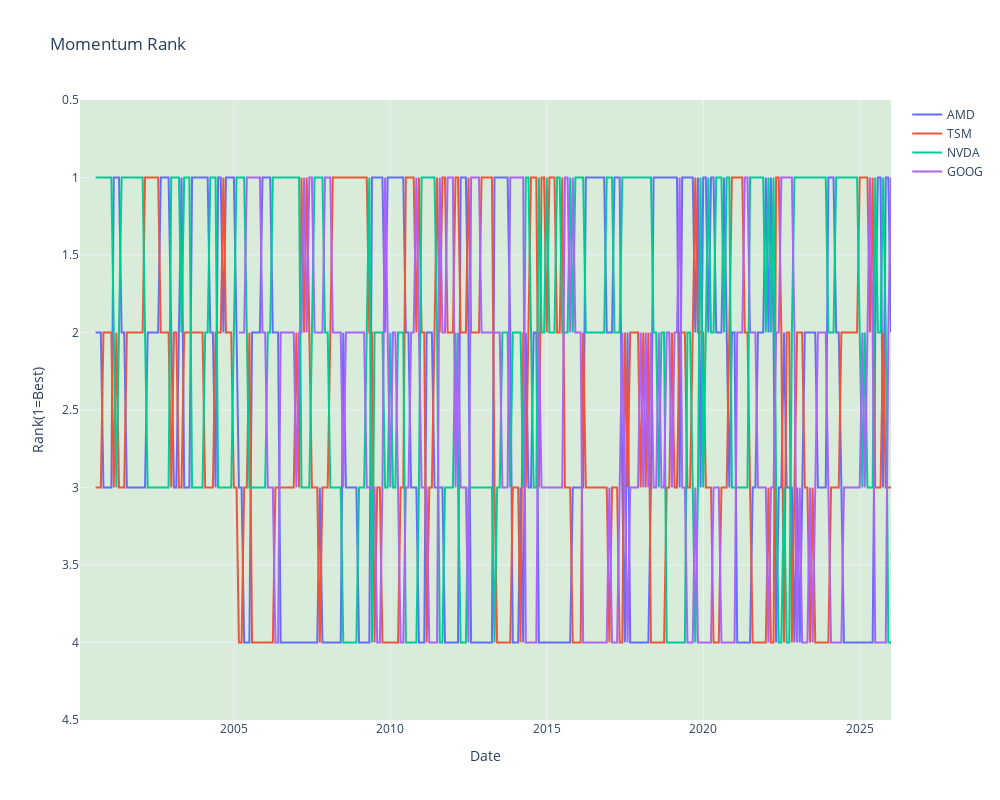
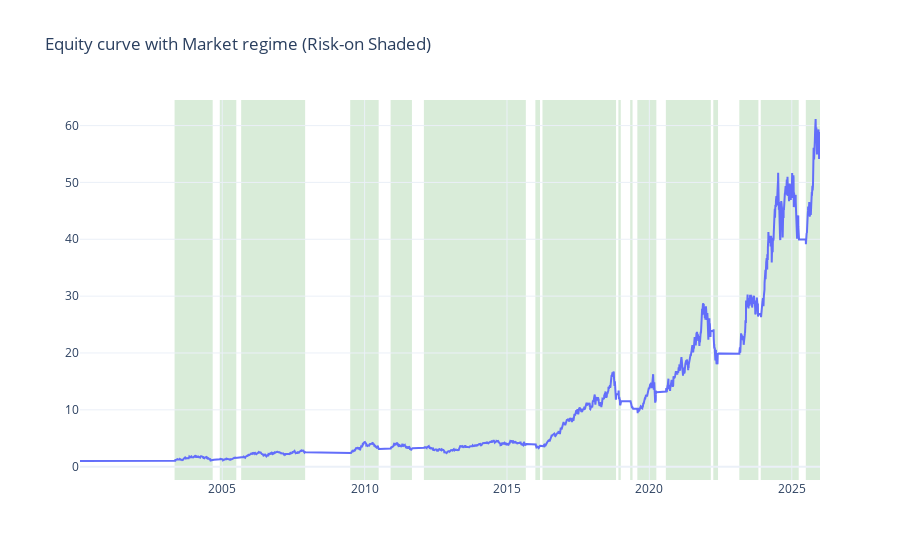

Notebook code for these charts, in order:
### Code cell
equity_curve = dual_momemtum(prices,stocks,market,mom_lookback=6, ma_window=10, top_n=4)
equity_curve

### Figure 1 — Plotly figure (JSON) as saved in the notebook; plotly's stock layout.template omitted (floating-point values rounded to 4 significant figures; data arrays with more than 128 entries replaced by an {"elided": "..."} marker saying what was removed)
{"data": [{"mode": "lines", "name": "AMD", "type": "scatter", "x": {"elided": "312 str values"}, "y": {"elided": "312 float values"}}, {"mode": "lines", "name": "TSM", "type": "scatter", "x": {"elided": "312 str values"}, "y": {"elided": "312 float values"}}, {"mode": "lines", "name": "NVDA", "type": "scatter", "x": {"elided": "312 str values"}, "y": {"elided": "312 float values"}}, {"mode": "lines", "name": "GOOG", "type": "scatter", "x": {"elided": "312 str values"}, "y": {"elided": "312 float values"}}], "layout": {"autosize": false, "height": 800, "hovermode": "x unified", "shapes": [{"fillcolor": "green", "layer": "below", "line": {"width": 0}, "opacity": 0.15, "type": "rect", "x0": 0, "x1": 1, "xref": "x domain", "y0": 0.5, "y1": 4.5, "yref": "y"}], "title": {"text": "Momentum Rank"}, "width": 1000, "xaxis": {"title": {"text": "Date"}}, "yaxis": {"autorange": "reversed", "title": {"text": "Rank(1=Best)"}}}}

### Figure 2 — Plotly figure (JSON) as saved in the notebook; plotly's stock layout.template omitted (floating-point values rounded to 4 significant figures; data arrays with more than 128 entries replaced by an {"elided": "..."} marker saying what was removed)
{"data": [{"line": {"width": 2}, "name": "Equity curve", "type": "scatter", "x": {"elided": "6537 str values"}, "y": {"elided": "6537 float values"}}], "layout": {"hovermode": "x unified", "shapes": [{"fillcolor": "green", "layer": "below", "line": {"width": 0}, "opacity": 0.15, "type": "rect", "x0": "2003-04-30T00:00:00", "x1": "2004-08-31T00:00:00", "xref": "x", "y0": 0, "y1": 1, "yref": "y domain"}, {"fillcolor": "green", "layer": "below", "line": {"width": 0}, "opacity": 0.15, "type": "rect", "x0": "2004-11-30T00:00:00", "x1": "2005-06-30T00:00:00", "xref": "x", "y0": 0, "y1": 1, "yref": "y domain"}, {"fillcolor": "green", "layer": "below", "line": {"width": 0}, "opacity": 0.15, "type": "rect", "x0": "2005-08-31T00:00:00", "x1": "2007-11-30T00:00:00", "xref": "x", "y0": 0, "y1": 1, "yref": "y domain"}, {"fillcolor": "green", "layer": "below", "line": {"width": 0}, "opacity": 0.15, "type": "rect", "x0": "2009-06-30T00:00:00", "x1": "2010-06-30T00:00:00", "xref": "x", "y0": 0, "y1": 1, "yref": "y domain"}, {"fillcolor": "green", "layer": "below", "line": {"width": 0}, "opacity": 0.15, "type": "rect", "x0": "2010-11-30T00:00:00", "x1": "2011-08-31T00:00:00", "xref": "x", "y0": 0, "y1": 1, "yref": "y domain"}, {"fillcolor": "green", "layer": "below", "line": {"width": 0}, "opacity": 0.15, "type": "rect", "x0": "2012-01-31T00:00:00", "x1": "2015-08-31T00:00:00", "xref": "x", "y0": 0, "y1": 1, "yref": "y domain"}, {"fillcolor": "green", "layer": "below", "line": {"width": 0}, "opacity": 0.15, "type": "rect", "x0": "2015-12-31T00:00:00", "x1": "2016-02-29T00:00:00", "xref": "x", "y0": 0, "y1": 1, "yref": "y domain"}, {"fillcolor": "green", "layer": "below", "line": {"width": 0}, "opacity": 0.15, "type": "rect", "x0": "2016-03-31T00:00:00", "x1": "2018-10-31T00:00:00", "xref": "x", "y0": 0, "y1": 1, "yref": "y domain"}, {"fillcolor": "green", "layer": "below", "line": {"width": 0}, "opacity": 0.15, "type": "rect", "x0": "2018-11-30T00:00:00", "x1": "2018-12-31T00:00:00", "xref": "x", "y0": 0, "y1": 1, "yref": "y domain"}, {"fillcolor": "green", "layer": "below", "line": {"width": 0}, "opacity": 0.15, "type": "rect", "x0": "2019-04-30T00:00:00", "x1": "2019-05-31T00:00:00", "xref": "x", "y0": 0, "y1": 1, "yref": "y domain"}, {"fillcolor": "green", "layer": "below", "line": {"width": 0}, "opacity": 0.15, "type": "rect", "x0": "2019-07-31T00:00:00", "x1": "2020-03-31T00:00:00", "xref": "x", "y0": 0, "y1": 1, "yref": "y domain"}, {"fillcolor": "green", "layer": "below", "line": {"width": 0}, "opacity": 0.15, "type": "rect", "x0": "2020-07-31T00:00:00", "x1": "2022-02-28T00:00:00", "xref": "x", "y0": 0, "y1": 1, "yref": "y domain"}, {"fillcolor": "green", "layer": "below", "line": {"width": 0}, "opacity": 0.15, "type": "rect", "x0": "2022-03-31T00:00:00", "x1": "2022-05-31T00:00:00", "xref": "x", "y0": 0, "y1": 1, "yref": "y domain"}, {"fillcolor": "green", "layer": "below", "line": {"width": 0}, "opacity": 0.15, "type": "rect", "x0": "2023-02-28T00:00:00", "x1": "2023-10-31T00:00:00", "xref": "x", "y0": 0, "y1": 1, "yref": "y domain"}, {"fillcolor": "green", "layer": "below", "line": {"width": 0}, "opacity": 0.15, "type": "rect", "x0": "2023-11-30T00:00:00", "x1": "2025-03-31T00:00:00", "xref": "x", "y0": 0, "y1": 1, "yref": "y domain"}, {"fillcolor": "green", "layer": "below", "line": {"width": 0}, "opacity": 0.15, "type": "rect", "x0": "2025-06-30T00:00:00", "x1": "2025-12-29T00:00:00", "xref": "x", "y0": 0, "y1": 1, "yref": "y domain"}], "title": {"text": "Equity curve with Market regime (Risk-on Shaded)"}}}
